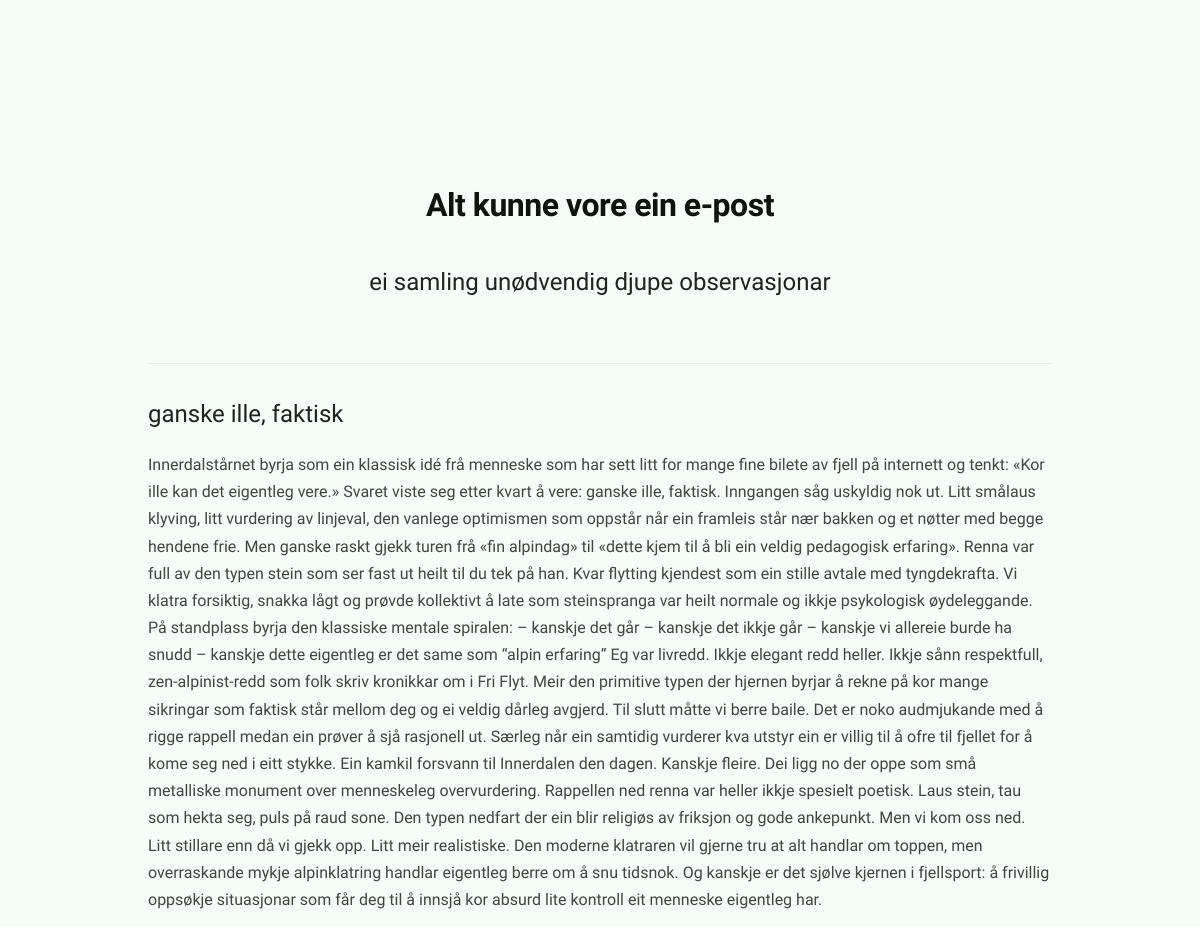
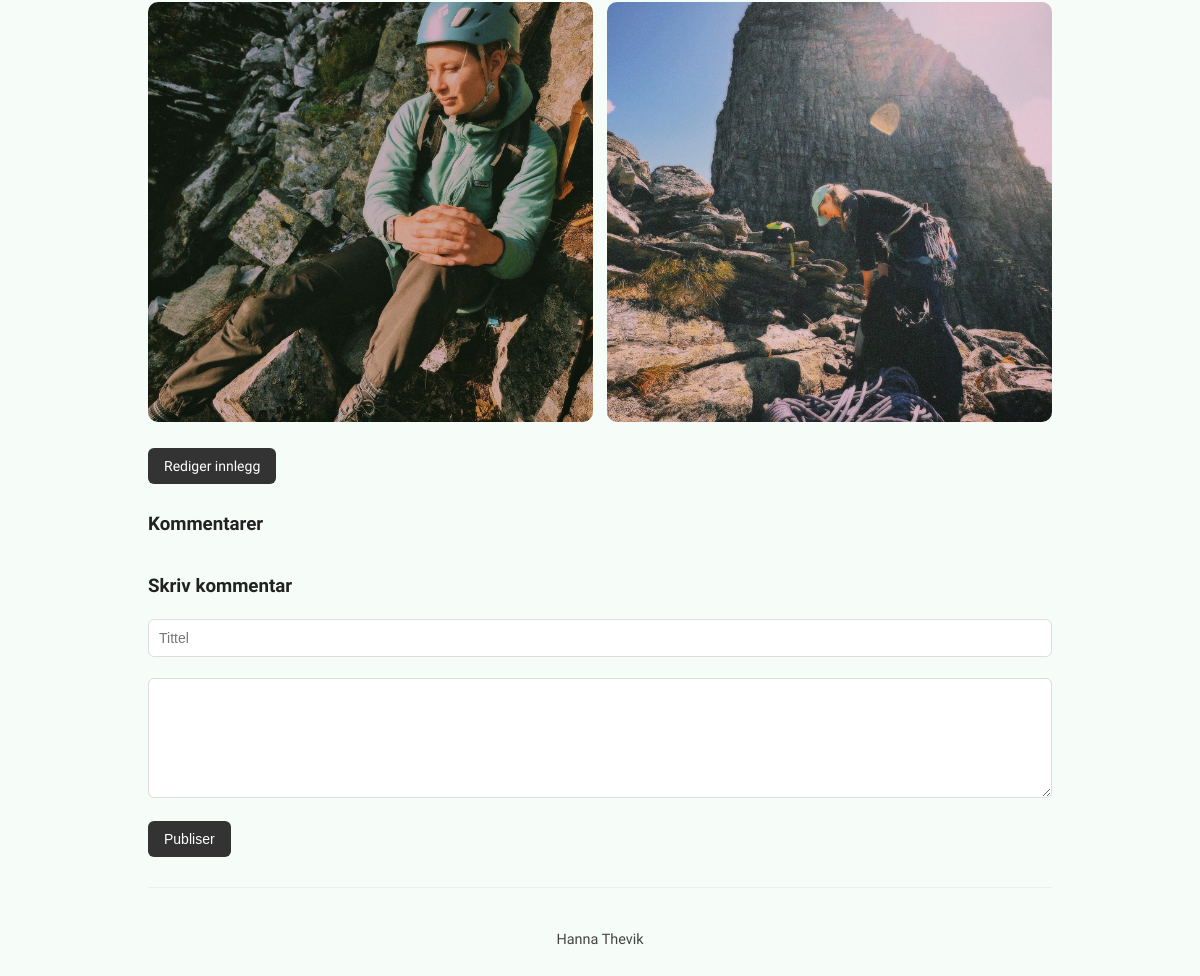
The page /post/5 on the database its author committed (2 pictures, top to bottom).
### tables this page shows
CREATE TABLE posts (
    id INTEGER PRIMARY KEY AUTOINCREMENT,
    title TEXT NOT NULL,
    body TEXT NOT NULL,
    tags TEXT,
    image TEXT,
    created TIMESTAMP DEFAULT CURRENT_TIMESTAMP
);

### app.py (the view)
@app.route("/post/<int:post_id>")
def post(post_id):
    post = db.get_post(post_id)
    if post is None:
        abort(404)
    comments = db.get_comments(post_id)
    return render_template(
        "post.html",
        post=post,
        comments=comments
    )

### db.py (called while the page is built)
def get_db():
    conn = sqlite3.connect(DATABASE)
    conn.row_factory = sqlite3.Row
    return conn

def get_post(post_id):
    conn = get_db()
    post = conn.execute(
        "SELECT * FROM posts WHERE id = ?", (post_id,)
    ).fetchone()
    conn.close()
    return post

def get_comments(post_id):
    conn = get_db()
    comments = conn.execute(
        "SELECT * FROM comments WHERE post_id=? ORDER BY created DESC",
        (post_id,),
    ).fetchall()
    conn.close()
    return comments

### templates/post.html (shortened to what this page needs)
{% extends "base.html" %}
{% block content %}
<h2>{{post.title}}</h2>
<p>{{post.body}}</p>
{% if post.image %}
{% set images = post.image.split(",") %}
<div class="{% if images|length == 1 %}single-post-image{% else %}image-gallery{% endif %}">
{% for image in images %}
<img
    src="{{ url_for('static', filename='uploads/' + image) }}"
    class="{% if images|length == 1 %}hero-image{% else %}post-image{% endif %}"
>
{% endfor %}
</div>
{% endif %}
<div>
<a href="{{ url_for('edit', post_id=post.id) }}" class="button">Rediger innlegg</a>
</div>
<h3>Kommentarer</h3>
<h3>Skriv kommentar</h3>
<form method="post" action="/comment/{{post.id}}">
<input name="title" placeholder="Tittel">
<textarea name="content"></textarea>
<button type="submit">Publiser</button>
</form>
{% endblock %}

### static/style.css (style rules this page uses)
body { font-family: "Bricolage Grotesque", sans-serif; background-color: #f6fcf7; margin: 0; color: #333; padding: 8rem; font-size: 16px; line-height: 1.7; }
p { color: #444; line-height: 1.7; margin-bottom: 16px; }
h2 { margin-top: 40px; font-weight: 400; }
button { transition: background 0.2s ease, transform 0.1s ease; }
h2, h3 { color: #222; margin-top: 30px; margin-bottom: 10px; }
a { color: #333; text-decoration: none; }
button, .button { background: #333; border: none; color: white; padding: 10px 16px; border-radius: 6px; cursor: pointer; font-size: 14px; }
input, textarea { width: 100%; padding: 10px; margin-top: 6px; margin-bottom: 15px; border-radius: 6px; border: 1px solid #ddd; font-size: 14px; }
textarea { resize: vertical; }
textarea { min-height: 120px; }
.image-gallery { display: grid; grid-template-columns: repeat(2, 1fr); gap: 14px; margin-bottom: 30px; }
.post-image { width: 100%; height: 420px; object-fit: cover; border-radius: 10px; }
* { box-sizing: border-box; }
.new-post-btn, .search-nav button, button, .button { white-space: nowrap; }

### rows shown on the page
posts: title "ganske ille, faktisk", body "Innerdalstårnet byrja som ein klassisk idé frå menneske som har sett litt for mange fine bilete av fjell på internett og tenkt: «Kor ille kan det eigentleg vere.» Svaret viste seg etter kvart å vere: ganske ille, faktisk. Inngangen såg uskyldig nok ut. Litt smålaus klyving, litt vurdering av linjeval, den vanlege optimismen som oppstår når ein framleis står nær bakken og et nøtter med begge hendene frie. Men ganske raskt gjekk turen frå «fin alpindag» til «dette kjem til å bli ein veldig pedagogisk erfaring». Renna var full av den typen stein som ser fast ut heilt til du tek på han. Kvar flytting kjendest som ein stille avtale med tyngdekrafta. Vi klatra forsiktig, snakka lågt og prøvde…"
